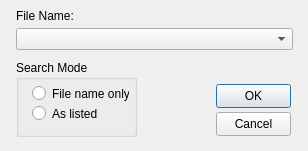
<?xml version="1.0" encoding="UTF-8"?>
<ui version="4.0">
 <class>Dialog</class>
 <widget class="QDialog" name="Dialog">
  <property name="geometry">
   <rect>
    <x>0</x>
    <y>0</y>
    <width>308</width>
    <height>151</height>
   </rect>
  </property>
  <property name="windowTitle">
   <string>Find Project File</string>
  </property>
  <widget class="QLabel" name="labelFileName">
   <property name="geometry">
    <rect>
     <x>16</x>
     <y>8</y>
     <width>125</width>
     <height>16</height>
    </rect>
   </property>
   <property name="text">
    <string>File Name:</string>
   </property>
  </widget>
  <widget class="QComboBox" name="comboFileName">
   <property name="geometry">
    <rect>
     <x>16</x>
     <y>28</y>
     <width>277</width>
     <height>22</height>
    </rect>
   </property>
  </widget>
  <widget class="QGroupBox" name="groupBox">
   <property name="geometry">
    <rect>
     <x>16</x>
     <y>60</y>
     <width>121</width>
     <height>77</height>
    </rect>
   </property>
   <property name="title">
    <string>Search Mode</string>
   </property>
   <widget class="QRadioButton" name="radioNameOnly">
    <property name="geometry">
     <rect>
      <x>16</x>
      <y>24</y>
      <width>97</width>
      <height>19</height>
     </rect>
    </property>
    <property name="text">
     <string>File name only</string>
    </property>
   </widget>
   <widget class="QRadioButton" name="radioAsListed">
    <property name="geometry">
     <rect>
      <x>16</x>
      <y>44</y>
      <width>82</width>
      <height>19</height>
     </rect>
    </property>
    <property name="text">
     <string>As listed</string>
    </property>
   </widget>
  </widget>
  <widget class="QPushButton" name="buttoOk">
   <property name="geometry">
    <rect>
     <x>216</x>
     <y>84</y>
     <width>75</width>
     <height>24</height>
    </rect>
   </property>
   <property name="text">
    <string>OK</string>
   </property>
  </widget>
  <widget class="QPushButton" name="buttonCn">
   <property name="geometry">
    <rect>
     <x>216</x>
     <y>112</y>
     <width>75</width>
     <height>24</height>
    </rect>
   </property>
   <property name="text">
    <string>Cancel</string>
   </property>
  </widget>
 </widget>
 <resources/>
 <connections/>
</ui>
